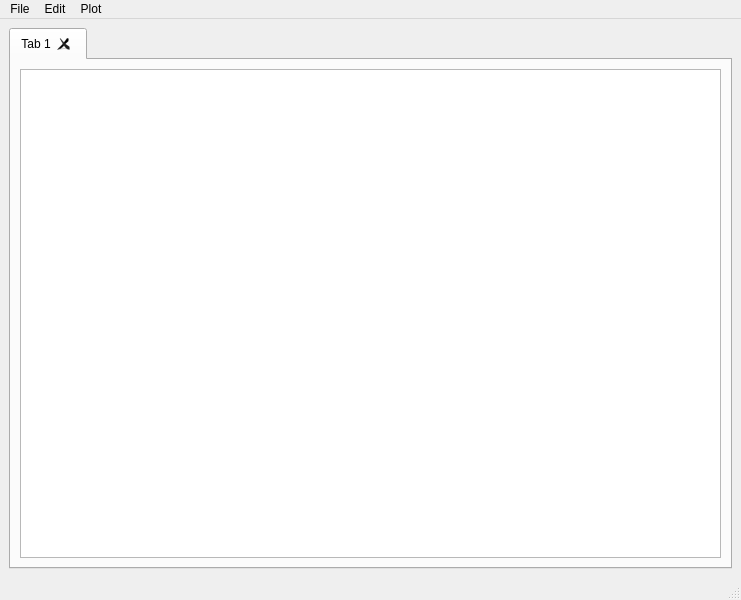
<?xml version="1.0" encoding="UTF-8"?>
<ui version="4.0">
 <class>MainWindow</class>
 <widget class="QMainWindow" name="MainWindow">
  <property name="geometry">
   <rect>
    <x>0</x>
    <y>0</y>
    <width>741</width>
    <height>600</height>
   </rect>
  </property>
  <property name="windowTitle">
   <string>MainWindow</string>
  </property>
  <widget class="QWidget" name="centralwidget">
   <layout class="QGridLayout" name="gridLayout">
    <item row="0" column="0">
     <widget class="QTabWidget" name="tabWidget">
      <property name="cursor">
       <cursorShape>PointingHandCursor</cursorShape>
      </property>
      <property name="tabPosition">
       <enum>QTabWidget::North</enum>
      </property>
      <property name="tabShape">
       <enum>QTabWidget::Rounded</enum>
      </property>
      <property name="currentIndex">
       <number>0</number>
      </property>
      <property name="tabsClosable">
       <bool>true</bool>
      </property>
      <property name="movable">
       <bool>true</bool>
      </property>
      <property name="tabBarAutoHide">
       <bool>false</bool>
      </property>
      <widget class="QWidget" name="tab">
       <attribute name="title">
        <string>Tab 1</string>
       </attribute>
       <layout class="QGridLayout" name="gridLayout_2">
        <item row="0" column="0">
         <widget class="QTableView" name="tableView">
          <property name="alternatingRowColors">
           <bool>true</bool>
          </property>
          <property name="selectionMode">
           <enum>QAbstractItemView::MultiSelection</enum>
          </property>
          <property name="selectionBehavior">
           <enum>QAbstractItemView::SelectItems</enum>
          </property>
         </widget>
        </item>
       </layout>
      </widget>
     </widget>
    </item>
   </layout>
  </widget>
  <widget class="QMenuBar" name="menubar">
   <property name="geometry">
    <rect>
     <x>0</x>
     <y>0</y>
     <width>741</width>
     <height>21</height>
    </rect>
   </property>
   <widget class="QMenu" name="menuFile">
    <property name="title">
     <string>File</string>
    </property>
    <addaction name="actionNew"/>
    <addaction name="actionLoad"/>
    <addaction name="actionSave"/>
    <addaction name="separator"/>
    <addaction name="actionExit"/>
   </widget>
   <widget class="QMenu" name="menuEdit">
    <property name="title">
     <string>Edit</string>
    </property>
    <widget class="QMenu" name="menuEdit_Data">
     <property name="title">
      <string>Edit Data</string>
     </property>
     <addaction name="actionAdd_Row"/>
     <addaction name="actionDelete_Row"/>
     <addaction name="actionAdd_Column"/>
     <addaction name="actionDelete_Column"/>
    </widget>
    <addaction name="actionCopy"/>
    <addaction name="actionPaste"/>
    <addaction name="actionCut"/>
    <addaction name="separator"/>
    <addaction name="menuEdit_Data"/>
   </widget>
   <widget class="QMenu" name="menuPlot">
    <property name="title">
     <string>Plot</string>
    </property>
    <addaction name="actionPlot_Data"/>
   </widget>
   <addaction name="menuFile"/>
   <addaction name="menuEdit"/>
   <addaction name="menuPlot"/>
  </widget>
  <widget class="QStatusBar" name="statusbar"/>
  <action name="actionNew">
   <property name="text">
    <string>New</string>
   </property>
  </action>
  <action name="actionLoad">
   <property name="text">
    <string>Load</string>
   </property>
  </action>
  <action name="actionSave">
   <property name="text">
    <string>Save</string>
   </property>
  </action>
  <action name="actionExit">
   <property name="text">
    <string>Exit</string>
   </property>
  </action>
  <action name="actionCopy">
   <property name="text">
    <string>Copy</string>
   </property>
  </action>
  <action name="actionPaste">
   <property name="text">
    <string>Paste</string>
   </property>
  </action>
  <action name="actionCut">
   <property name="text">
    <string>Cut</string>
   </property>
  </action>
  <action name="actionClear">
   <property name="text">
    <string>Clear</string>
   </property>
  </action>
  <action name="actionAdd_Row">
   <property name="text">
    <string>Add Row</string>
   </property>
  </action>
  <action name="actionDelete_Row">
   <property name="text">
    <string>Delete Row</string>
   </property>
  </action>
  <action name="actionAdd_Column">
   <property name="text">
    <string>Add Column</string>
   </property>
  </action>
  <action name="actionDelete_Column">
   <property name="text">
    <string>Delete Column</string>
   </property>
  </action>
  <action name="actionPlot_Data">
   <property name="text">
    <string>Plot Data</string>
   </property>
  </action>
 </widget>
 <resources/>
 <connections/>
</ui>
